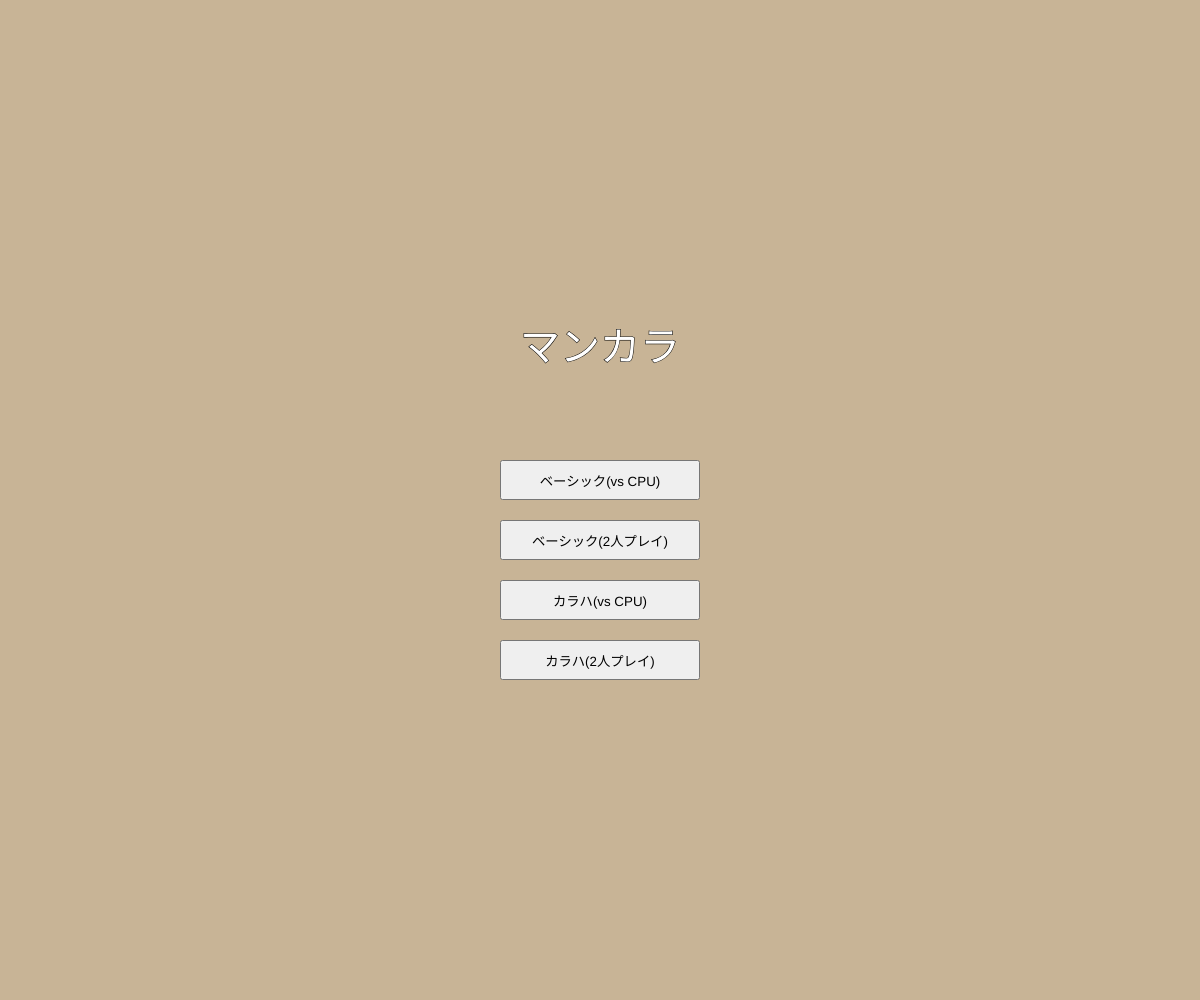
Frame 1 (no input)
Frame 2 (the mouse pressed at the canvas centre, redrawn once): identical to frame 1, image omitted

The p5.js sketch that drew this single still picture (run headless with seeded random() and noise() and a simulated clock; the mouse was pressed at the canvas centre and the sketch redrawn once):

// p5.js sketch
// ── sketch.js
// 盤面
let board;
// 各穴とゴール
let p1Pits = [0, 1, 2, 3, 4, 5];
let p1Goal = 6;
let p2Pits = [7, 8, 9, 10, 11, 12];
let p2Goal = 13;

let pitSize;
let offsetX;
let offsetY;
let pitPositions = [];

let gameState = "MENU";
let menuButtons = [];

const rules_basic = {
    name: "ベーシック",
    HandleMove: HandleMove_Basic,
    CheckGameEnd: CheckGameEnd_Basic,
    HandleScoring: HandleScoring_Basic
}

const rules_karah = {
    name: "カラハ",
    HandleMove: HandleMove_Kalah,
    CheckGameEnd: CheckGameEnd_Basic,
    HandleScoring: HandleScoring_Karah
}

const PVP = "Player_vs_Player";
const PVC = "Player_vs_Computer";
let currentMode;
let currentPlayer;
let currentRule;

function setup(){
    createCanvas(windowWidth, windowHeight);
    DrawMenu();
    noLoop();
}

function draw(){
    if(gameState === "MENU"){
        background(200, 180, 150);
        textAlign(CENTER, CENTER);
        fill(255);
        stroke(0);
        textSize(40);
        text("マンカラ", width / 2, height / 2 - 150);
    }
    else if(gameState === "PLAYING"){
        background(200, 180, 150);
        translate(offsetX, offsetY);

        // ゴールの描画
        DrawPit(pitPositions[p2Goal], board[p2Goal], "P2 Goal");
        DrawPit(pitPositions[p1Goal], board[p1Goal], "P1 Goal");

        // 各穴の描画
        for(let i = 0; i < 6; i++){
            DrawPit(pitPositions[p2Pits[i]], board[p2Pits[i]], "P2");
            DrawPit(pitPositions[p1Pits[i]], board[p1Pits[i]], "P1");
        }

        fill(255);
        noStroke();
        textAlign(CENTER, CENTER);
        textSize(18);
        let boardCenter = (pitSize * 8) / 2;
    
        if(currentPlayer === 1)
            text("プレイヤー1のターン", boardCenter, -pitSize / 2);
        else{
            if(currentMode === PVC)
                text("CPUのターン", boardCenter, -pitSize / 2);
            else if(currentMode === PVP)
                text("プレイヤー2のターン", boardCenter, -pitSize / 2);
        }
    }
}

function mousePressed(){
    if(gameState !== "PLAYING" || currentRule.CheckGameEnd())
            return;

    let clickX = mouseX - offsetX;
    let clickY = mouseY - offsetY;

    let canClick = false;
    if(currentPlayer === 1)
        canClick = true;
    else if(currentPlayer === 2 && currentMode === PVP)
        canClick = true;

    if(!canClick)
        return;

    for(let i = 0; i < 14; i++){
        // ゴール内をクリックしていた時は何もしない
        if(i === p1Goal || i === p2Goal)
            continue;

        let pos = pitPositions[i];
        let d = dist(clickX, clickY, pos.x, pos.y);

        let turnChange = true;
        if(d < pos.size / 2){
            if(currentPlayer === 1 && p1Pits.includes(i))
                turnChange = currentRule.HandleMove(i);
            else if(currentPlayer === 2 && p2Pits.includes(i))
                turnChange = currentRule.HandleMove(i);
            else
                return;

            redraw();
            if(turnChange){
                currentPlayer = (currentPlayer === 1) ? 2 : 1;
                if(currentPlayer === 2 && currentMode === PVC)  
                    CallAI();
            }

            if(currentRule.CheckGameEnd())
                currentRule.HandleScoring();

            return;
        }
    }
}

function windowResized(){
    resizeCanvas(windowWidth, windowHeight);
    CalculateLayout();
    redraw();
}

function DrawMenu(){
    let btn_pvc = createButton("ベーシック(vs CPU)");
    btn_pvc.position(width / 2 - 100, height / 2 - 40);
    btn_pvc.size(200, 40);
    btn_pvc.mousePressed(() => {
        setTimeout(() => StartGame(rules_basic, PVC), 0.1);
    });
    menuButtons.push(btn_pvc);

    let btn_pvp = createButton("ベーシック(2人プレイ)");
    btn_pvp.position(width / 2 - 100, height / 2 + 20);
    btn_pvp.size(200, 40);
    btn_pvp.mousePressed(() => {
        setTimeout(() => StartGame(rules_basic, PVP), 0.1);
    });
    menuButtons.push(btn_pvp);

    let btn_karah_pvc = createButton("カラハ(vs CPU)");
    btn_karah_pvc.position(width / 2 - 100, height / 2 + 80);
    btn_karah_pvc.size(200, 40);
    btn_karah_pvc.mousePressed(() => {
        setTimeout(() => StartGame(rules_karah, PVC), 0.1);
    });
    menuButtons.push(btn_karah_pvc);

    let btn_karah_pvp = createButton("カラハ(2人プレイ)");
    btn_karah_pvp.position(width / 2 - 100, height / 2 + 140);
    btn_karah_pvp.size(200, 40);
    btn_karah_pvp.mousePressed(() => {
        setTimeout(() => StartGame(rules_karah, PVP), 0.1);
    });
    menuButtons.push(btn_karah_pvp);
}

function StartGame(rule, mode){
    for(let btn of menuButtons)
            btn.hide();

    currentRule = rule;
    currentMode = mode;

    board = Array(14).fill(4);
    board[p1Goal] = 0;
    board[p2Goal] = 0;
    currentPlayer = 1;

    CalculateLayout();

    gameState = "PLAYING";

    redraw();
}

function CalculateLayout(){
    let unitWidth = width / 8.5;
    let unitHeight = height / 3.0;

    pitSize = min(unitWidth, unitHeight);

    let boardWidth = pitSize * 8;
    let boardHeight = pitSize * 2.5;

    offsetX = (width - boardWidth) / 2;
    offsetY = (height - boardHeight) / 2;

    pitPositions = [];

    pitPositions[p1Goal] = { x: pitSize * 7.5, y: pitSize * 1.25, size: pitSize, isGoal: true};
    pitPositions[p2Goal] = { x: pitSize * 0.5, y: pitSize * 1.25, size: pitSize, isGoal: true};

    for(let i = 0; i < 6; i++){
        let p1_x = pitSize * (i + 1.5);
        pitPositions[p1Pits[i]] = { x: p1_x, y: pitSize * 2, size: pitSize, isGoal: false};

        let p2_x = pitSize * (6.5 - i);
        pitPositions[p2Pits[i]] = { x: p2_x, y: pitSize * 0.5, size: pitSize, isGoal: false};
    }
}

function DrawPit(pos, seedCount){
    let size = pos.size;

    let w = size;
    let h = pos.isGoal ? size * 2 : size;

    fill(160, 140, 120);
    stroke(100, 80, 70);
    strokeWeight(4);
    ellipse(pos.x, pos.y, w, h);

    DrawSeeds(pos.x, pos.y, w, h, seedCount);

    fill(255);
    stroke(0);
    textAlign(CENTER, CENTER);
    textSize(size * 0.3);
    text(seedCount, pos.x, pos.y);
}

function DrawSeeds(x, y, w, h, count){
    randomSeed(x + y);

    for(let i = 0; i < count; i++){
        let r = random(0.9);
        let angle = random(TWO_PI);

        let seedX = x + (cos(angle) * w * 0.35 * r);
        let seedY = y + (sin(angle) * h * 0.35 * r);

        let colors = [color(255, 100, 100), color(100, 255, 100), color(100, 100, 255), color(255, 255, 100)];
        fill(colors[i % colors.length]);
        noStroke();
        ellipse(seedX, seedY, w * 0.15, w * 0.15);
    }
}

function HandleMove_Basic(clickedIndex){
    if(board[clickedIndex] === 0){
        redraw();
        return;
    }

    // 選択されたマスの種の数を取得し、0にする
    let seedsToMove = board[clickedIndex];
    board[clickedIndex] = 0;

    let currentIndex = clickedIndex;
    let lastIndex = -1;

    // 種を1つずつ次のマスに入れていく
    while(seedsToMove > 0){
        currentIndex = (currentIndex + 1) % 14;

        board[currentIndex] += 1;
        seedsToMove -= 1;

        if(seedsToMove === 0)
            lastIndex = currentIndex;
    }

    let turnChange = true;
    if(lastIndex === p1Goal || lastIndex === p2Goal)
        turnChange = false;

    return turnChange;
}

function HandleMove_Kalah(clickedIndex){
    if(board[clickedIndex] === 0){
        redraw();
        return;
    }

    // 選択されたマスの種の数を取得し、0にする
    let seedsToMove = board[clickedIndex];
    board[clickedIndex] = 0;

    let currentIndex = clickedIndex;
    let lastIndex = -1;

    // 種を1つずつ次のマスに入れていく
    while(seedsToMove > 0){
        currentIndex = (currentIndex + 1) % 14;

        board[currentIndex] += 1;
        seedsToMove -= 1;

        if(seedsToMove === 0)
            lastIndex = currentIndex;
    }

    let turnChange = true;
    if(lastIndex === p1Goal || lastIndex === p2Goal)
        turnChange = false;

    if(turnChange){
        let isCapture = false;
        if(currentPlayer === 1 && p1Pits.includes(lastIndex) && board[lastIndex] === 1)
            isCapture = true;
        else if(currentPlayer === 2 && p2Pits.includes(lastIndex) && board[lastIndex] === 1)
            isCapture = true;

        if(isCapture){
            let oppositeIndex = 12 - currentIndex;
            if(board[oppositeIndex] > 0){
                capturedSeeds = board[oppositeIndex] + board[lastIndex];

                if(currentPlayer === 1)
                    board[p1Goal] += capturedSeeds;
                else
                    board[p2Goal] += capturedSeeds;

                board[oppositeIndex] = 0;
                board[lastIndex] = 0;
            }
        }
    }
    return turnChange;
}

function CallAI(){
    setTimeout(() =>{
        let possible = [];
        for(let i = 0; i < p2Pits.length; i++){
            if(board[p2Pits[i]] > 0)
                possible.push(p2Pits[i]);
        }

        let aiMove = random(possible);
        let turnChange = currentRule.HandleMove(aiMove);

        if(turnChange)
            currentPlayer = 1;
        else
            CallAI();
        
        if(currentRule.CheckGameEnd())
            currentRule.HandleScoring();
        else
            redraw();
    }, 500);
}

function CheckGameEnd_Basic(){
    let p1PitsEmpty = true;
    for(let i = 0; i < p1Pits.length; i++){
        if(board[p1Pits[i]] > 0){
            p1PitsEmpty = false;
            break;
        }
    }
    let p2PitsEmpty = true;
    for(let i = 0; i < p2Pits.length; i++){
        if(board[p2Pits[i]] > 0){
            p2PitsEmpty = false;
            break;
        }
    }

    return p1PitsEmpty || p2PitsEmpty;
}

function HandleScoring_Basic(){
    redraw();

    if(currentMode === PVC && currentPlayer === 1)
        window.alert("ゲーム終了！\nあなたの勝ち!");
    else if(currentMode === PVC && currentPlayer === 2)
        window.alert("ゲーム終了！\nCPUの勝ち!");
    else if(currentMode === PVP){
        if(currentPlayer === 1)
            window.alert("ゲーム終了！\nプレイヤー1の勝ち!");
        else
            window.alert("ゲーム終了！\nプレイヤー2の勝ち!");
    }
}

function HandleScoring_Karah(){
    let p1Score = 0, p2Score = 0;
    for(let i = 0; i < p1Pits.length; i++){
        p1Score += board[p1Pits[i]];
        board[p1Pits[i]] = 0;
        p2Score += board[p2Pits[i]];
        board[p2Pits[i]] = 0;
    }
    p1Score += board[p1Goal];
    p2Score += board[p2Goal];

    redraw();

    if(currentMode === PVC){
        if(p1Score > p2Score)
            window.alert(`あなたの勝ち!\n\nあなた: ${p1Score} - CPU: ${p2Score}`);
        else if(p2Score > p1Score)
            window.alert(`CPUの勝ち!\n\nあなた: ${p1Score} - CPU: ${p2Score}`);
        else
            window.alert(`引き分け!\n\nあなた: ${p1Score} - CPU: ${p2Score}`);
    }
    else if(currentMode === PVP){
        if(p1Score > p2Score)
            window.alert(`プレイヤー1の勝ち!\n\nプレイヤー1: ${p1Score} - プレイヤー2: ${p2Score}`);
        else if(p2Score > p1Score)
            window.alert(`プレイヤー2の勝ち!\n\nプレイヤー1: ${p1Score} - プレイヤー2: ${p2Score}`);
        else
            window.alert(`引き分け!\n\nプレイヤー1: ${p1Score} - プレイヤー2: ${p2Score}`);
    }
}
// ── style.css
html, body{
    margin: 0;
    padding: 0;
    overflow: hidden;
    background-color: #333;
}
